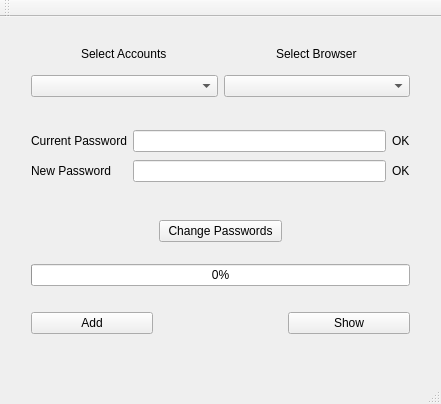
<?xml version="1.0" encoding="UTF-8"?>
<ui version="4.0">
 <class>MainWindow</class>
 <widget class="QMainWindow" name="MainWindow">
  <property name="geometry">
   <rect>
    <x>0</x>
    <y>0</y>
    <width>441</width>
    <height>404</height>
   </rect>
  </property>
  <property name="windowTitle">
   <string notr="true">MDSP Account Password Manager</string>
  </property>
  <widget class="QWidget" name="centralWidget">
   <widget class="QWidget" name="gridLayoutWidget">
    <property name="geometry">
     <rect>
      <x>20</x>
      <y>10</y>
      <width>401</width>
      <height>81</height>
     </rect>
    </property>
    <layout class="QGridLayout" name="gridLayout">
     <item row="1" column="1">
      <widget class="QComboBox" name="comboBox_2"/>
     </item>
     <item row="0" column="0" alignment="Qt::AlignHCenter">
      <widget class="QLabel" name="label">
       <property name="text">
        <string>Select Accounts</string>
       </property>
      </widget>
     </item>
     <item row="1" column="0">
      <widget class="QComboBox" name="comboBox">
       <property name="editable">
        <bool>false</bool>
       </property>
       <property name="currentText">
        <string/>
       </property>
      </widget>
     </item>
     <item row="0" column="1" alignment="Qt::AlignHCenter">
      <widget class="QLabel" name="label_6">
       <property name="text">
        <string>Select Browser</string>
       </property>
      </widget>
     </item>
    </layout>
   </widget>
   <widget class="QWidget" name="gridLayoutWidget_2">
    <property name="geometry">
     <rect>
      <x>20</x>
      <y>100</y>
      <width>401</width>
      <height>80</height>
     </rect>
    </property>
    <layout class="QGridLayout" name="gridLayout_2">
     <item row="0" column="1">
      <widget class="QLineEdit" name="inputCurrent"/>
     </item>
     <item row="0" column="0">
      <widget class="QLabel" name="label_2">
       <property name="text">
        <string>Current Password</string>
       </property>
      </widget>
     </item>
     <item row="1" column="0">
      <widget class="QLabel" name="label_3">
       <property name="text">
        <string>New Password</string>
       </property>
      </widget>
     </item>
     <item row="1" column="1">
      <widget class="QLineEdit" name="inputNew"/>
     </item>
     <item row="1" column="2">
      <widget class="QLabel" name="label_5">
       <property name="text">
        <string>OK</string>
       </property>
      </widget>
     </item>
     <item row="0" column="2">
      <widget class="QLabel" name="label_4">
       <property name="font">
        <font>
         <weight>50</weight>
         <italic>false</italic>
         <bold>false</bold>
        </font>
       </property>
       <property name="text">
        <string>OK</string>
       </property>
      </widget>
     </item>
    </layout>
   </widget>
   <widget class="QWidget" name="gridLayoutWidget_3">
    <property name="geometry">
     <rect>
      <x>20</x>
      <y>192</y>
      <width>401</width>
      <height>136</height>
     </rect>
    </property>
    <layout class="QGridLayout" name="gridLayout_3">
     <item row="0" column="2">
      <spacer name="verticalSpacer">
       <property name="orientation">
        <enum>Qt::Vertical</enum>
       </property>
       <property name="sizeHint" stdset="0">
        <size>
         <width>20</width>
         <height>40</height>
        </size>
       </property>
      </spacer>
     </item>
     <item row="2" column="0" colspan="3">
      <widget class="QProgressBar" name="progressBar">
       <property name="autoFillBackground">
        <bool>true</bool>
       </property>
       <property name="value">
        <number>0</number>
       </property>
       <property name="textVisible">
        <bool>true</bool>
       </property>
       <property name="invertedAppearance">
        <bool>false</bool>
       </property>
       <property name="format">
        <string>%p%</string>
       </property>
      </widget>
     </item>
     <item row="0" column="1">
      <widget class="QPushButton" name="pushButton">
       <property name="text">
        <string>Change Passwords</string>
       </property>
      </widget>
     </item>
     <item row="3" column="0" colspan="3">
      <spacer name="horizontalSpacer">
       <property name="orientation">
        <enum>Qt::Horizontal</enum>
       </property>
       <property name="sizeHint" stdset="0">
        <size>
         <width>40</width>
         <height>20</height>
        </size>
       </property>
      </spacer>
     </item>
     <item row="1" column="1">
      <spacer name="verticalSpacer_2">
       <property name="orientation">
        <enum>Qt::Vertical</enum>
       </property>
       <property name="sizeHint" stdset="0">
        <size>
         <width>20</width>
         <height>40</height>
        </size>
       </property>
      </spacer>
     </item>
     <item row="4" column="2">
      <widget class="QPushButton" name="showButton">
       <property name="text">
        <string>Show</string>
       </property>
      </widget>
     </item>
     <item row="4" column="0">
      <widget class="QPushButton" name="addButton">
       <property name="text">
        <string>Add</string>
       </property>
      </widget>
     </item>
    </layout>
   </widget>
  </widget>
  <widget class="QMenuBar" name="menuBar">
   <property name="geometry">
    <rect>
     <x>0</x>
     <y>0</y>
     <width>441</width>
     <height>22</height>
    </rect>
   </property>
  </widget>
  <widget class="QToolBar" name="mainToolBar">
   <attribute name="toolBarArea">
    <enum>TopToolBarArea</enum>
   </attribute>
   <attribute name="toolBarBreak">
    <bool>false</bool>
   </attribute>
  </widget>
  <widget class="QStatusBar" name="statusBar"/>
 </widget>
 <layoutdefault spacing="6" margin="11"/>
 <resources/>
 <connections/>
</ui>
